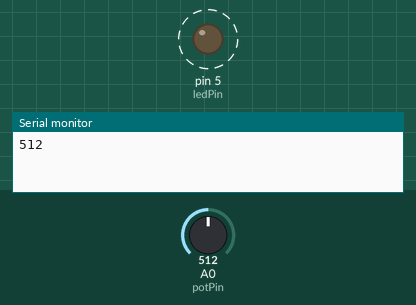
Simulated run of this sketch. Board: Arduino Uno, built with avr-gcc and run on an emulated ATmega328P. Shown: output pins drawn as LEDs (lit = HIGH), the last lines printed to the serial monitor. Dashed ring = blinking. Inputs (shaded band) come from the test bench; at power-on: A0 (potPin) = 512.

Above: at 1.8 s.
1.9 s: A0 (potPin) set to 306
At 2.2 s:
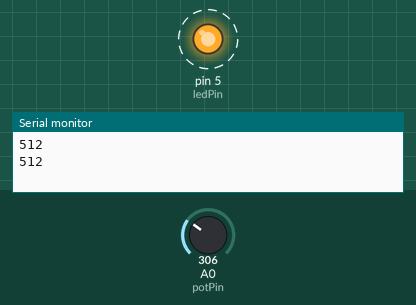
5.4 s: A0 (potPin) set to 122
At 5.56 s:
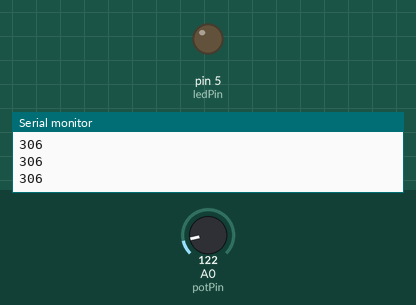
Timing chart, 0 to 14.9 s (numbered marks = the images above; inputs shaded):
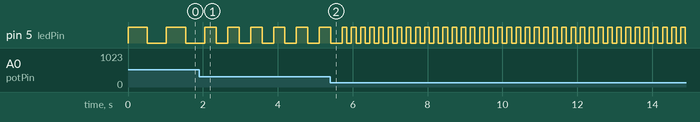

Measured:
- after the input at 1.9 s, pin 5 (ledPin): alternates HIGH for 0.31 s and LOW for 0.31 s, starting after 0.46 s
- by itself, pin 5 (ledPin): alternates HIGH for 0.51 s and LOW for 0.51 s

The sketch:

LED_Blinking_Control_by_Potentiometer.ino
```cpp
/*
   LED Blinking Control by Potentiometer
   For more details, visit: https://techzeero.com/arduino-tutorials/led-blinking-control-by-potentiometer/

   Blink an LED at a rate set by the position of a potentiometer
*/
const int potPin = 0; // select the input pin for the potentiometer
const int ledPin = 5; // select the pin for the LED
int val = 0; // variable to store the value coming from the sensor
void setup()
{
  pinMode(ledPin, OUTPUT); // declare the ledPin as an OUTPUT
  Serial.begin(9600);
}
void loop()
{
  val = analogRead(potPin); // read the voltage on the pot
  digitalWrite(ledPin, HIGH); // turn the ledPin on
  delay(val); // blink rate set by pot value (in milliseconds)
  digitalWrite(ledPin, LOW); // turn the ledPin off
  delay(val); // turn led off for same period as it was turned on
  Serial.println(val);
}
```
